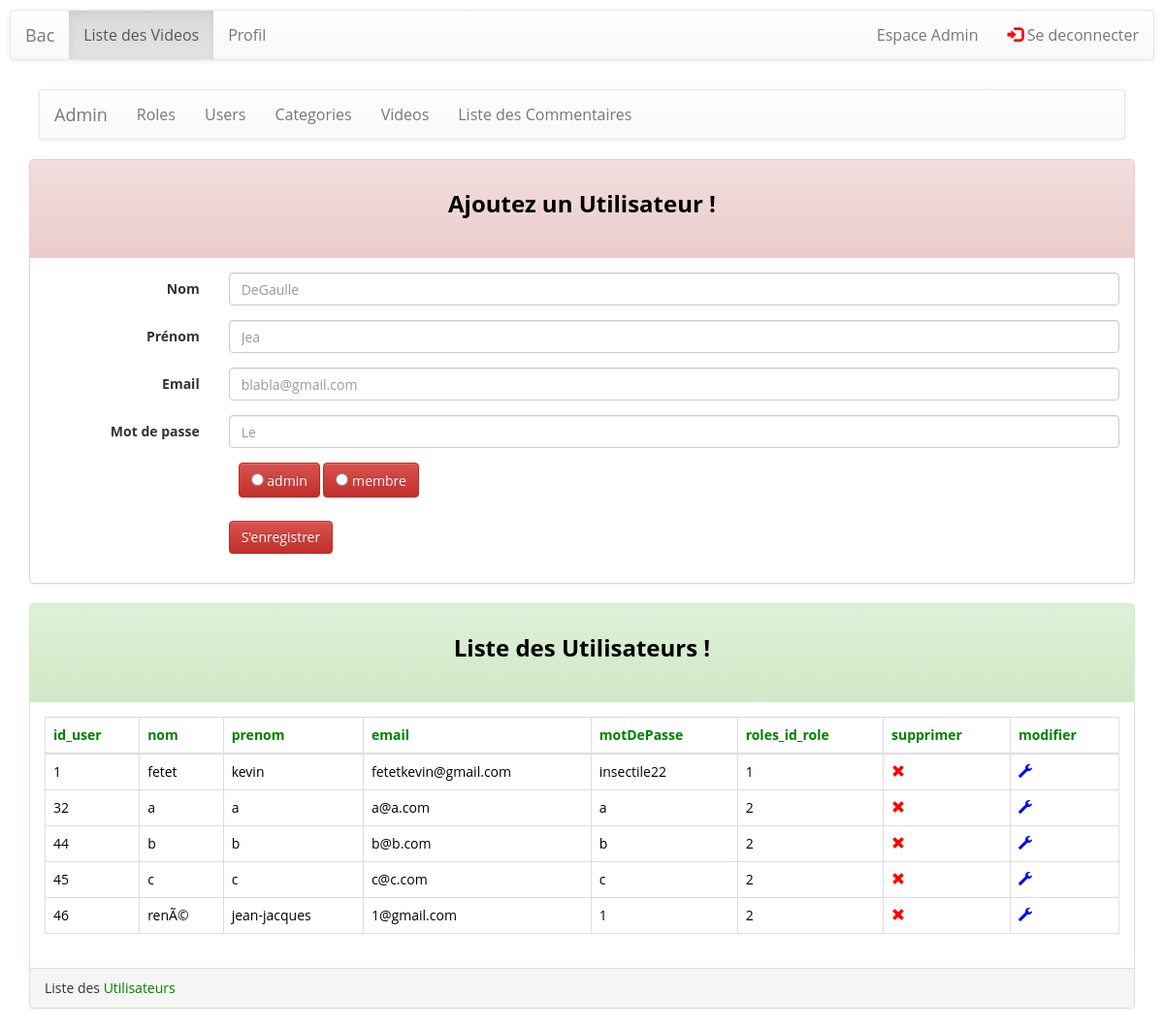
Page /formuAjoutAdmin.php (signed in) on the committed database.
### tables this page shows
CREATE TABLE `roles` (
  `id_role` int(11) NOT NULL,
  `nom_role` varchar(50) NOT NULL
);

CREATE TABLE `users` (
  `id_user` int(11) NOT NULL,
  `nom` varchar(255) NOT NULL,
  `prenom` varchar(255) NOT NULL,
  `email` varchar(255) NOT NULL,
  `motDePasse` varchar(255) NOT NULL,
  `avatar_user` varchar(255) NOT NULL,
  `roles_id_role` int(11) NOT NULL
);

### listUsers.php (the view, shortened to what this page needs)
<div class="container">
    <div class="panel panel-success">
        <div class="panel-heading"><h3 class="text-center">Liste des Utilisateurs !</h3>
        </div>
        <div class="panel-body">
        <?php
$link = mysqli_connect('localhost','knab','knab','bac');
$tableHeading =array('id_user','nom',
    'prenom','email',
    'motDePasse','roles_id_role');
$tableHeading[]='supprimer';
$tableHeading[]='modifier';
echo "<table id='table' class='table table-bordered table-responsive table-hover'>";
echo "<thead><tr>";
$i=0;
$tailleChamps = count($tableHeading);
for( $i; $i < $tailleChamps; $i++)
{  ?>
    <th><?=$tableHeading[$i]?></th>
<?php }
echo "</tr></thead>";
$users = "SELECT  * FROM users order by id_user";
$reponse = mysqli_query($link, $users);
echo "<tbody>";
if(mysqli_num_rows($reponse)>0){
    while($row = mysqli_fetch_assoc($reponse)){
        echo '<form action="modifier_user.php" method="post">';
        echo "<tr class='".$row['id_user']."'>";
        echo "<td class='".$row['id_user']."'>".$row['id_user']."<input type='hidden' name='id_user' value='".$row['id_user']."'></td>";
        echo "<td class='".$row['nom']."'>".$row['nom']."<input type='hidden' name='nom' value='".$row['nom']."'></td>";
        echo "<td class='".$row['prenom']."'>".$row['prenom']."<input type='hidden' name='prenom' value='".$row['prenom']."'></td>";
        echo "<td class='".$row['email']."'>".$row['email']."<input type='hidden' name='email' value='".$row['email']."'></td>";
        echo "<td class='".$row['motDePasse']."'>".$row['motDePasse']."<input type='hidden' name='motDePasse' value='".$row['motDePasse']."'></td>";
        echo "<td class='".$row['roles_id_role']."'>".$row['roles_id_role']."<input type='hidden' name='roles_id_role' value='".$row['roles_id_role']."'></td>";
        $champSupprimer = '<td><a class="supprimer" id="'.$row["id_user"].'"
						href="javascript:void(0)" onclick="removeUser('.$row["id_user"].')">
						<span class="glyphicon glyphicon-remove"  style="color:red;" aria-hidden="true"></span></a>';
        echo $champSupprimer;
        $champModifier = ' <td><a  class="modifier" id="'.$row["id_user"].'" >
						<span class="glyphicon glyphicon-wrench" style="color:blue;" aria-hidden="true"></span></a>
						<input type="submit" name="modifier" value="modifier"></td>';
        echo $champModifier;
        echo "</tr>";
        echo '</form>';
    }
}
echo "</tbody>";
echo "</table>";
?>
        </div>
        <div class="panel-footer">Liste des <span style="color:green;">Utilisateurs</span></div>
    </div>
</div>

### formuAjoutAdmin.php (shortened to what this page needs)
<?php
include('config.php');
?>
<!DOCTYPE html>
<html lang="fr">
<head>
    <link rel="stylesheet" href="https://maxcdn.bootstrapcdn.com/bootstrap/3.3.7/css/bootstrap.min.css">    <link rel="stylesheet" href="https://maxcdn.bootstrapcdn.com/bootstrap/3.3.6/css/bootstrap-theme.min.css">
    <link href="assets/css/style.css" rel="stylesheet" />
    <link href="assets/css/custom.css" rel="stylesheet" />
</head>
<body>
<?php include ('navbar.php'); ?>
<?php include ('navbarAdmin.php'); ?>
<div class="container">
    <div class="panel panel-danger">
        <div class="panel-heading"><h3 class="text-center">Ajoutez un Utilisateur !</h3></div>
        <div class="panel-body">
            <form class="form-horizontal" role="form" method="post" action="traitementAjoutAdmin.php" id="formuLogin">
                <div class="form-group">
                    <label for="name" class="col-sm-2 control-label">Nom</label>
                    <div class="col-sm-10">
                        <input type="text" class="form-control" name="lienNom" id="nom" value="">
                    </div>
                </div>
                <div class="form-group">
                    <label for="firstname" class="col-sm-2 control-label">Prénom</label>
                    <div class="col-sm-10">
                        <input type="text" class="form-control" name="lienPrenom" id="prenom" value="">
                    </div>
                </div>
                <div class="form-group">
                    <label for="email" class="col-sm-2 control-label">Email</label>
                    <div class="col-sm-10">
                        <input type="email" class="form-control" name="lienEmail" id="email" value="">
                    </div>
                </div>
                <div class="form-group">
                    <label for="name" class="col-sm-2 control-label">Mot de passe</label>
                    <div class="col-sm-10">
                        <input type="text" class="form-control" name="lienMotDePasse" id="mdp" value="">
                    </div>
                </div>
                <div class="col-md-6 col-md-offset-2">
                    <?php
                    $sql= "SELECT * FROM roles";
                    $req = $link->query($sql);
                    while ($row = mysqli_fetch_object($req)) {
                        ?>
                        <label class="btn btn-danger checked">
                            <input type="radio" name="role[]" value="<?= $row->id_role;?>"> <?= $row->nom_role;?>
                        </label>
                        <?php
                    }
                    ?>
                </div>
                <br>
                <br>
                <br>
                <div class="form-group">
                    <div class="col-sm-10 col-sm-offset-2">
                        <input id="ajouter" name="ajouter" type="submit" value="S'enregistrer" class="btn btn-danger">
                    </div>
                </div>
            </form>
        </div>
    </div>
</div>
<?php include('listUsers.php'); ?>
</body>
</html>

### assets/css/style.css (style rules this page uses)
h1, h2, h3, h4, h5, h6 { font-family:'Open Sans', sans-serif; font-weight: bold; color: white; }
.text-center { text-align:center; }
h3 { line-height:30px; padding-bottom:20px; }
.form-control { background-color: rgba(255, 255, 255, 0); }

### assets/css/custom.css (style rules this page uses)
html { margin:0; padding:0; }
body { background: url('http://wallpoper.com/images/00/15/58/86/solid-color_00155886.jpg'); background-size: 100% 100%; background-repeat: no-repeat; margin: 0; padding:0; }
h3 { color:black; }
a { color:green; }
th { color:green; }
tr { color:black; }
td { color:black; }

### rows in the picture
roles: nom_role "admin"
roles: nom_role "membre"
users: id_user "1", nom "fetet", prenom "kevin", email "fetetkevin@gmail.com", motDePasse "insectile22", roles_id_role "1"
users: id_user "32", nom "a", prenom "a", email "a@a.com", motDePasse "a", roles_id_role "2"
users: id_user "44", nom "b", prenom "b", email "b@b.com", motDePasse "b", roles_id_role "2"
users: id_user "45", nom "c", prenom "c", email "c@c.com", motDePasse "c", roles_id_role "2"
users: id_user "46", nom "renÃ©", prenom "jean-jacques", email "1@gmail.com", motDePasse "1", roles_id_role "2"

### other values in the picture
$tableHeading[$i] "id_user"
$tableHeading[$i] "nom"
$tableHeading[$i] "prenom"
$tableHeading[$i] "email"
$tableHeading[$i] "motDePasse"
$tableHeading[$i] "roles_id_role"
$tableHeading[$i] "supprimer"
$tableHeading[$i] "modifier"
